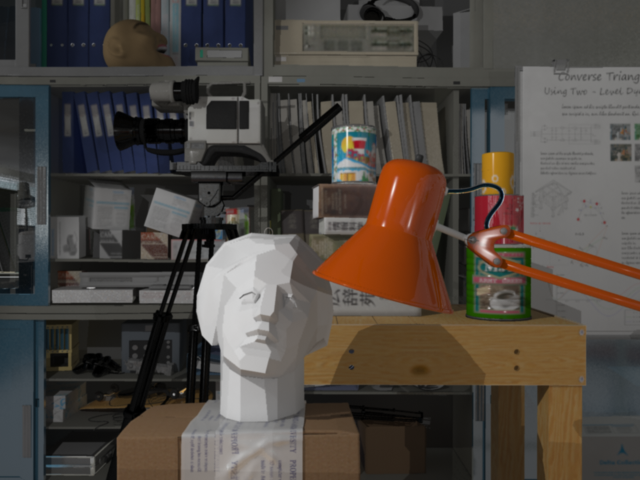
//> input picture ImplementationSkillCheck/data/tsukuba.png, 640 x 480 px
$ ./Source   (built with g++ and OpenCV 4)
//> lines starting //> are read from the running program, lines starting //| are printed output that depends on the picture
#include <iostream>
#include <opencv2//opencv.hpp>

int main()
{
	// Task 8
	std::string filename = "../data/tsukuba.png";

	cv::Mat img = cv::imread(filename);
//> img is the input picture: 480 rows x 640 cols, CV_8UC3; mean B, G, R 63.6, 69.7, 76.3
	if (img.empty()) return -1;

	// Gaussian noise
	cv::Mat imgGaussianNoise, imgSaltpepperNoise;
	imgGaussianNoise = img.clone();
	cv::randn(imgGaussianNoise, 0, 30);
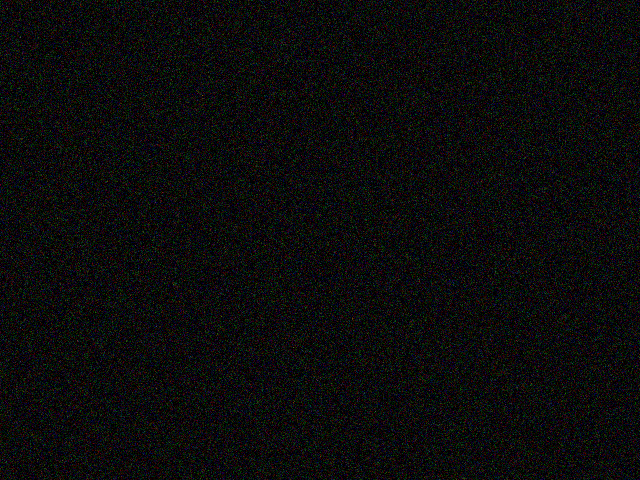
//> imgGaussianNoise: 480 rows x 640 cols, CV_8UC3; mean B, G, R 11.9, 12, 12
	imgGaussianNoise = imgGaussianNoise + img;
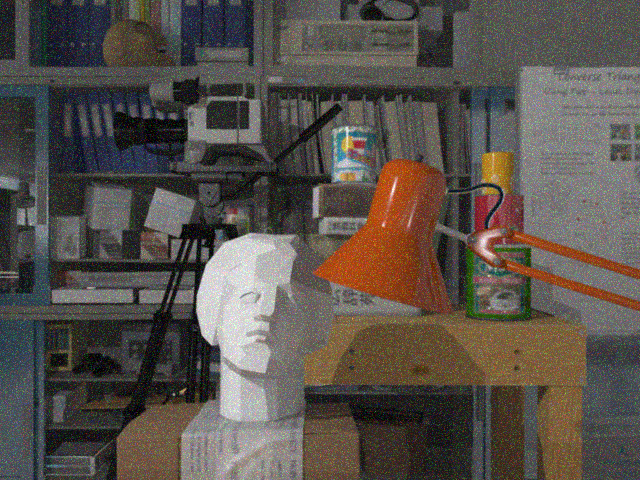
//> imgGaussianNoise: 480 rows x 640 cols, CV_8UC3; mean B, G, R 75.5, 81.6, 88.3

	// Salt and pepper noise
	cv::Mat SaltpepperNoise = cv::Mat::zeros(img.rows, img.cols, CV_8U);
	cv::randu(SaltpepperNoise, 0, 255);
	cv::Mat salt, pepper;
	int range = 10;
	salt = SaltpepperNoise > 255 - range;
	pepper = SaltpepperNoise < range;
	imgSaltpepperNoise = img.clone();
	imgSaltpepperNoise.setTo(255, salt);
	imgSaltpepperNoise.setTo(0, pepper);
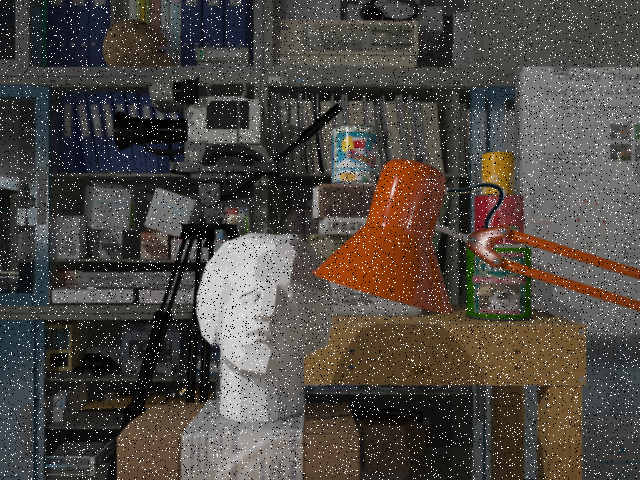
//> imgSaltpepperNoise: 480 rows x 640 cols, CV_8UC3; mean B, G, R 67.8, 73.5, 79.5

	cv::imshow("Task 8", img);
	cv::imshow("Gaussian Noise", imgGaussianNoise);
	cv::imshow("Salt-and-pepper Noise", imgSaltpepperNoise);
	cv::waitKey(0);

	return 0;
}
